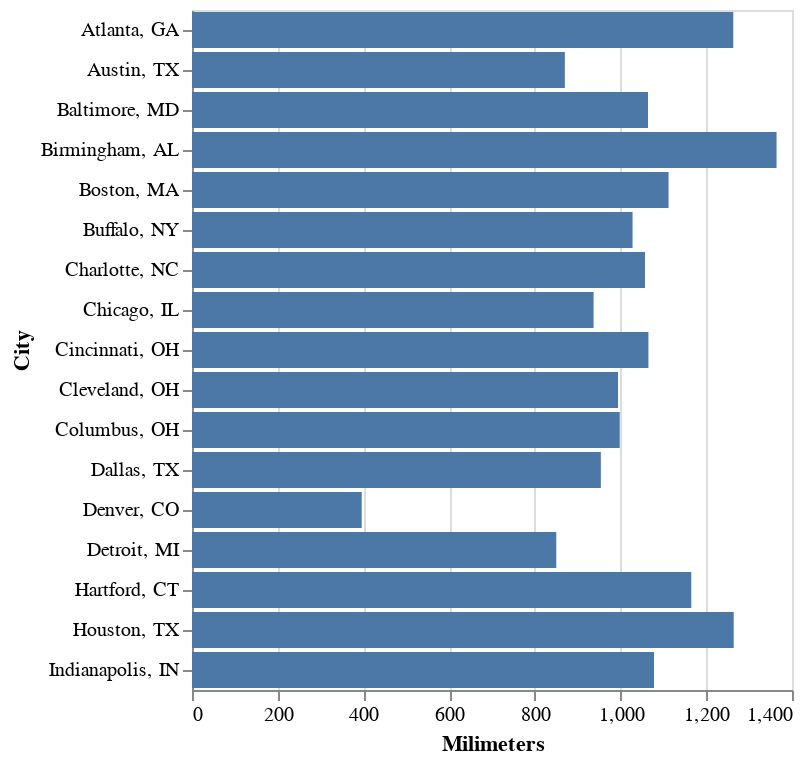

Notebook code cell kept with this figure:
### Code cell


### Figure 1 — Vega-Lite specification as saved in the notebook (floating-point values rounded to 4 significant figures)
{"config": {"view": {"continuousWidth": 300, "continuousHeight": 300}}, "data": {"name": "data-599c96027a97079045395f3abe410acc"}, "mark": {"type": "bar"}, "encoding": {"x": {"field": "Milimeters", "sort": "ascending", "type": "quantitative"}, "y": {"field": "City", "type": "nominal"}}, "$schema": "https://vega.github.io/schema/vega-lite/v5.8.0.json", "datasets": {"data-599c96027a97079045395f3abe410acc": [{"Days": 87, "City, State": "Denver, CO", "Inches": 15.6, "Milimeters": 396, "City": "Denver, CO"}, {"Days": 135, "City, State": "Detroit, MI ", "Inches": 33.5, "Milimeters": 850, "City": "Detroit, MI "}, {"Days": 88, "City, State": "Austin, TX ", "Inches": 34.2, "Milimeters": 870, "City": "Austin, TX "}, {"Days": 124, "City, State": "Chicago, IL", "Inches": 36.9, "Milimeters": 937, "City": "Chicago, IL"}, {"Days": 81, "City, State": "Dallas, TX ", "Inches": 37.6, "Milimeters": 954, "City": "Dallas, TX "}, {"Days": 155, "City, State": "Cleveland, OH ", "Inches": 39.1, "Milimeters": 994, "City": "Cleveland, OH "}, {"Days": 139, "City, State": "Columbus, OH ", "Inches": 39.3, "Milimeters": 998, "City": "Columbus, OH "}, {"Days": 167, "City, State": "Buffalo, NY ", "Inches": 40.5, "Milimeters": 1028, "City": "Buffalo, NY "}, {"Days": 110, "City, State": "Charlotte, NC", "Inches": 41.6, "Milimeters": 1057, "City": "Charlotte, NC"}, {"Days": 116, "City, State": "Baltimore, MD ", "Inches": 41.9, "Milimeters": 1064, "City": "Baltimore, MD "}, {"Days": 137, "City, State": "Cincinnati, OH ", "Inches": 41.9, "Milimeters": 1065, "City": "Cincinnati, OH "}, {"Days": 129, "City, State": "Indianapolis, IN ", "Inches": 42.4, "Milimeters": 1078, "City": "Indianapolis, IN "}, {"Days": 126, "City, State": "Boston, MA ", "Inches": 43.8, "Milimeters": 1112, "City": "Boston, MA "}, {"Days": 130, "City, State": "Hartford, CT ", "Inches": 45.9, "Milimeters": 1165, "City": "Hartford, CT "}, {"Days": 113, "City, State": "Atlanta, GA ", "Inches": 49.7, "Milimeters": 1263, "City": "Atlanta, GA "}, {"Days": 104, "City, State": "Houston, TX ", "Inches": 49.8, "Milimeters": 1264, "City": "Houston, TX "}, {"Days": 117, "City, State": "Birmingham, AL ", "Inches": 53.7, "Milimeters": 1364, "City": "Birmingham, AL "}]}}
